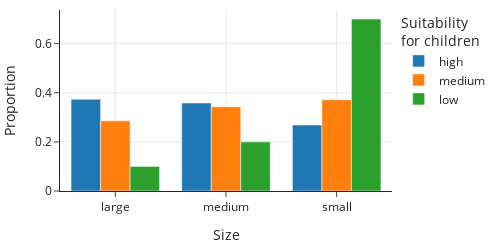

The notebook cell this image was saved under:
### Markdown cell above
We can also present these proportions as a collection of side-by-side bar plots as shown here:

### Code cell
fig = px.bar(prop_table_t, y=prop_table_t.columns, x=prop_table_t.index,
        barmode='group', width=500, height=250)

fig.update_layout(
    yaxis_title="Proportion", xaxis_title="Size", 
    legend_title="Suitability <br>for children"
)

### Figure 1 — Plotly figure (JSON) as saved in the notebook; plotly's stock layout.template omitted (floating-point values rounded to 4 significant figures)
{"data": [{"alignmentgroup": "True", "hovertemplate": "kids=high<br>size=%{x}<br>value=%{y}<extra></extra>", "legendgroup": "high", "marker": {"color": "#1F77B4", "pattern": {"shape": ""}}, "name": "high", "offsetgroup": "high", "orientation": "v", "showlegend": true, "textposition": "auto", "type": "bar", "x": ["large", "medium", "small"], "xaxis": "x", "y": [0.3731, 0.3582, 0.2687], "yaxis": "y"}, {"alignmentgroup": "True", "hovertemplate": "kids=medium<br>size=%{x}<br>value=%{y}<extra></extra>", "legendgroup": "medium", "marker": {"color": "#FF7F0E", "pattern": {"shape": ""}}, "name": "medium", "offsetgroup": "medium", "orientation": "v", "showlegend": true, "textposition": "auto", "type": "bar", "x": ["large", "medium", "small"], "xaxis": "x", "y": [0.2857, 0.3429, 0.3714], "yaxis": "y"}, {"alignmentgroup": "True", "hovertemplate": "kids=low<br>size=%{x}<br>value=%{y}<extra></extra>", "legendgroup": "low", "marker": {"color": "#2CA02C", "pattern": {"shape": ""}}, "name": "low", "offsetgroup": "low", "orientation": "v", "showlegend": true, "textposition": "auto", "type": "bar", "x": ["large", "medium", "small"], "xaxis": "x", "y": [0.1, 0.2, 0.7], "yaxis": "y"}], "layout": {"barmode": "group", "height": 250, "legend": {"title": {"text": "Suitability <br>for children"}, "tracegroupgap": 0}, "width": 500, "xaxis": {"anchor": "y", "autorange": true, "domain": [0, 1], "range": [-0.5, 2.5], "title": {"text": "Size"}, "type": "category"}, "yaxis": {"anchor": "x", "autorange": true, "domain": [0, 1], "range": [0, 0.7368], "title": {"text": "Proportion"}, "type": "linear"}}}
